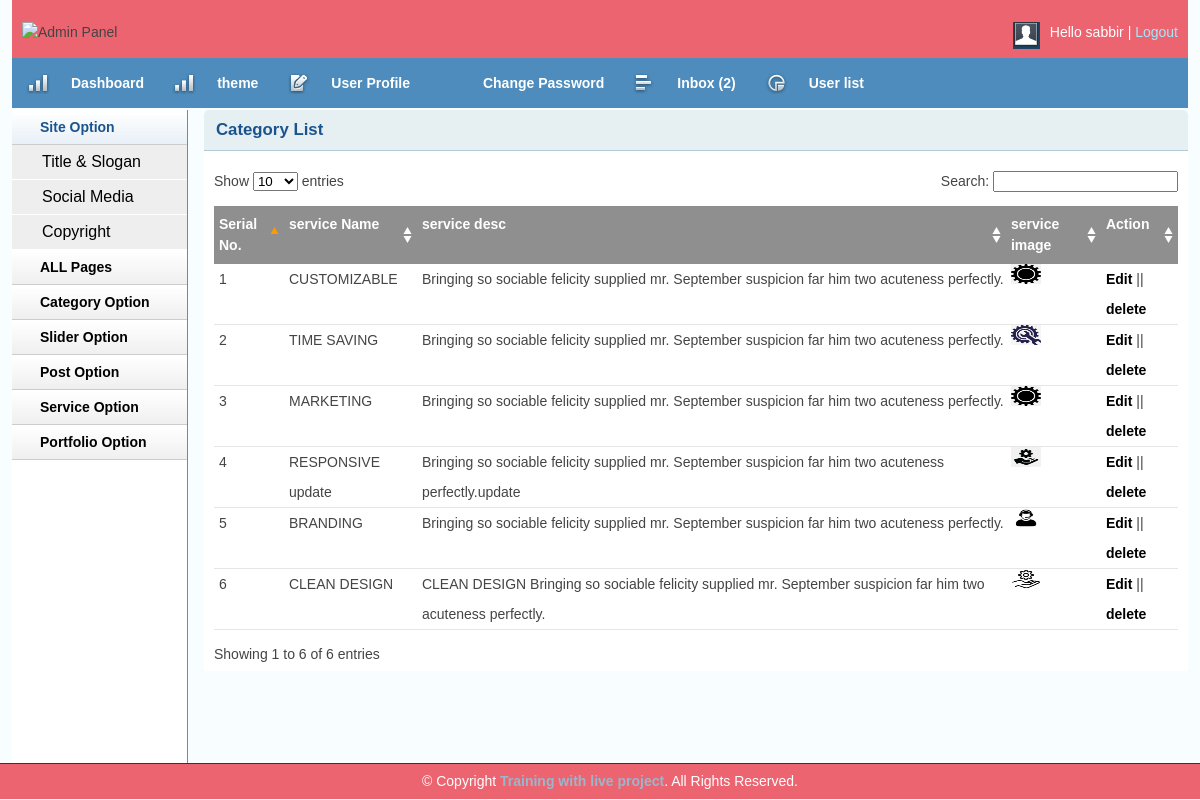
The app's page /admin/servicelist.php (signed in) with its own data.
### tables this page shows
CREATE TABLE `tbl_service` (
  `ser_id` int(11) NOT NULL,
  `ser_heding` varchar(250) NOT NULL,
  `ser_descripsion` varchar(250) NOT NULL,
  `ser_image` varchar(250) NOT NULL,
  `date` timestamp NOT NULL DEFAULT current_timestamp() ON UPDATE current_timestamp()
);

### lib/Database.php (called while the page is built, shortened)
<?php
Class Database{
	public $host   = DB_HOST;
	public $user   = DB_USER;
	public $pass   = DB_PASS;
	public $dbname = DB_NAME;
	public $link;
	private function connectDB(){
	$this->link = new mysqli($this->host, $this->user, $this->pass, $this->dbname);
 }
	public function select($query){
		$result = $this->link->query($query) or die($this->link->error.__LINE__);
		if($result->num_rows > 0){
			return $result;
		} else {
			return false;
		}
	}
}

### admin/servicelist.php (the view, shortened to what this page needs)
<?php include'inc/header.php';?>
<?php include'inc/sitebar.php';?>
        <div class="grid_10">
            <div class="box round first grid">
                <h2>Category List</h2>
                <div class="block">
                    <table class="data display datatable" id="example">
					<thead>
						<tr>
							<th>Serial No.</th>
							<th>service Name</th>
							<th>service desc</th>
							<th>service image</th>
							<th>Action</th>
						</tr>
					</thead>
					<tbody>
					<?php
                        $query= "select * from tbl_service order by ser_id desc ";
                        $getdata = $db->select($query);
                        if ($getdata) {
                        	$i=0;
                        	while ($result = $getdata->fetch_assoc()) {
                        		$i++;
					  ?>
						<tr class="even gradeC">
							<td><?php echo $i; ?></td>
							<td><?php echo $result['ser_heding']; ?></td>
							<td><?php echo $result['ser_descripsion']; ?></td>
							<td><img src="<?php echo $result['ser_image']; ?>" height= "20" width= "30"alt=""></td>
							<td><a href="editservice.php?serid=<?php echo $result['ser_id']; ?>">Edit</a> || <a onclick="return confirm('Are you sure to delete data?')" href="?delser=<?php echo $result['ser_id']; ?>">delete</a></td>
						</tr>
                       <?php } } ?>
					</tbody>
				</table>
               </div>
            </div>
<?php include'inc/footer.php';?>

### admin/css/text.css (style rules this page uses)
body { font: 13px/1.5 Tahoma, Helvetica, Arial, 'Liberation Sans', FreeSans, sans-serif; }
h2 { font-size: 23px; }
p, dl, hr, h1, h2, h3, h4, h5, h6, ol, ul, pre, table, address, fieldset { margin-bottom: 20px; }

### admin/css/grid.css (style rules this page uses)
.grid_1, .grid_2, .grid_3, .grid_4, .grid_5, .grid_6, .grid_7, .grid_8, .grid_9, .grid_10, .grid_11, .grid_12, .grid_13, .grid_14, .grid_15, .grid_16 { display: inline; float: left; margin-left: 1%; margin-right: 1%; }
.container_12 .grid_10 { width: 81.333%; }

### admin/css/layout.css (style rules this page uses)
body { background: #fff none repeat scroll 0 0; color: #444; font-size: 14px; padding: 0; }
a { color: #000; font-weight:bold; text-decoration: none; }
h1, h2, h3, h4, h5, h6 { line-height:1.2em; margin-bottom:.3em; }
h2 { margin-top:1em; }
.box { background:#fff; margin-bottom:20px; padding:10px 10px 10px 10px; margin-left:-8px; }
.box.grid { padding-bottom:40px; }
.box.round { -moz-border-radius: 5px 5px 0px 0px; -webkit-border-radius: 5px 5px 0px 0px; border-radius: 5px 5px 0px 0px; }
.box h2 { font-size:1.2em; font-weight:bold; color:#1B548D; background:#E6F0F3; margin:-10px -10px 0 -10px; padding:10px 12px; border-bottom:1px solid #B3CBD6; -moz-border-radius: 5px 5px 0px 0px; -webkit-border-radius: 5px 5px 0px 0px; border-radius: 5px 5px 0px 0px; }
.box.first { min-height: 406px; }
.block { padding-top:20px; }
.block { padding-bottom:1px; }
table.display { margin: 0 auto; clear: both; width: 100%; }
.sorting_asc { background: #8f8f8f url(../img/table/sort_asc.png) no-repeat center right; padding:8px 5px; text-align:left; color:#fff; }
.sorting { background:#8f8f8f url(../img/table/sort_both.png) no-repeat center right; padding:8px 5px; text-align:left; color:#fff; }
tr.odd { height: 30px; line-height: 30px; border-bottom:1px solid #e6e6e6; }
tr.even { height: 30px; line-height: 30px; border-bottom:1px solid #e6e6e6; }
tr.odd td, tr.even td { padding-left:5px; }

### records on screen
tbl_service: ser_heding "CUSTOMIZABLE", ser_descripsion "Bringing so sociable felicity supplied mr. September suspicion far him two acuteness perfectly.", ser_image (picture)
tbl_service: ser_heding "TIME SAVING", ser_descripsion "Bringing so sociable felicity supplied mr. September suspicion far him two acuteness perfectly.", ser_image (picture)
tbl_service: ser_heding "MARKETING", ser_descripsion "Bringing so sociable felicity supplied mr. September suspicion far him two acuteness perfectly.", ser_image (picture)
tbl_service: ser_heding "RESPONSIVE update", ser_descripsion "Bringing so sociable felicity supplied mr. September suspicion far him two acuteness perfectly.update", ser_image (picture)
tbl_service: ser_heding "BRANDING", ser_descripsion "Bringing so sociable felicity supplied mr. September suspicion far him two acuteness perfectly.", ser_image (picture)
tbl_service: ser_heding "CLEAN DESIGN", ser_descripsion "CLEAN DESIGN Bringing so sociable felicity supplied mr. September suspicion far him two acuteness perfectly.", ser_image (picture)

### other values on screen
Session::get('username') "sabbir"
$count "2"
